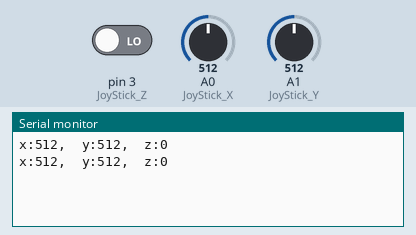
A sketch run on a simulated Arduino Mega 2560, built with avr-gcc and run on an emulated ATmega2560. Shown: the last lines printed to the serial monitor. The inputs (shaded band) are chosen by the test bench; at power-on: A0 (JoyStick_X) = 512, A1 (JoyStick_Y) = 512, pin 3 (JoyStick_Z) LOW.

Above: at 1.8 s.
1.9 s: A0 (JoyStick_X) set to 716
At 2.6 s:
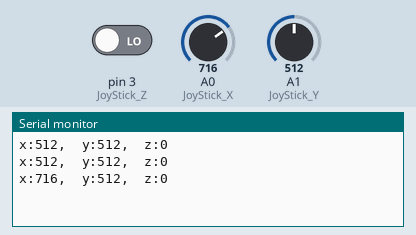
3.4 s: A1 (JoyStick_Y) set to 716
At 4.7 s:
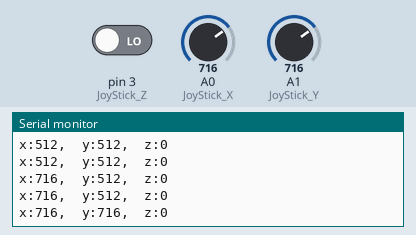
4.9 s: pin 3 (JoyStick_Z) driven HIGH
At 5.8 s:
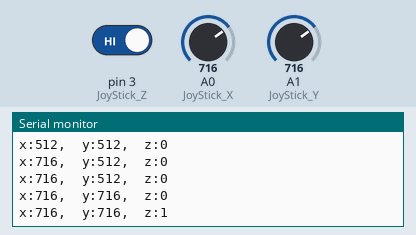
6.4 s: A0 (JoyStick_X) set to 900
At 7.7 s:
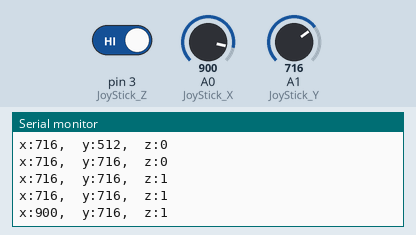
7.9 s: A1 (JoyStick_Y) set to 900
At 8.5 s:
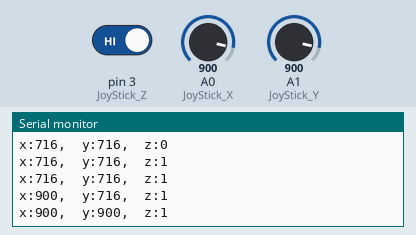
9.4 s: pin 3 (JoyStick_Z) driven LOW
At 10.8 s:
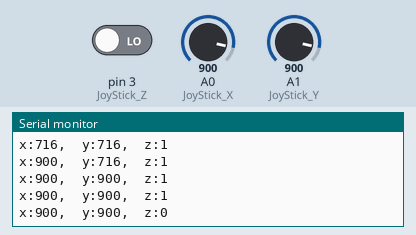
Timing chart, 0 to 11.9 s (numbered marks = the images above; inputs shaded):
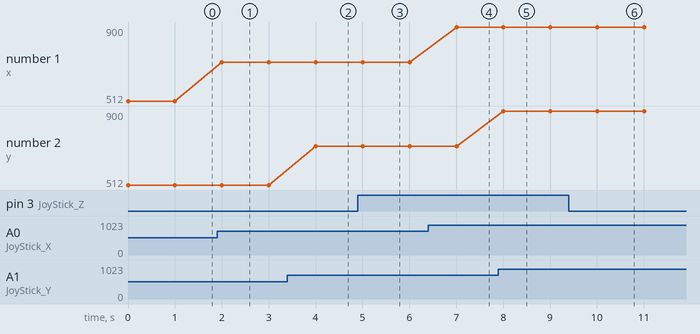

The sketch:

XYZ_JoyStick.ino
```cpp
/****************************************************************************************************************/
/*                                   XYZ_JoyStick 测试程序                                                      */
/*              +5  ：连接Arduino MEGA 2560   +5V电源IO接口                                                     */
/*		GND ：连接Arduino MEGA 2560   GND接地IO接口                                                     */
/*              VRX ：按程序设计连接到Arduino MEGA 2560 模拟IO接口（A0~A15）                                    */
/*		VRY ：按程序设计连接到Arduino MEGA 2560 模拟IO接口（A0~A15）                                    */
/*              SW  ：按程序设计连接到Arduino MEGA 2560 数字IO接口（D0~D53）                                    */
/*                                                                                                              */
/*                                                                                                              */
/****************************************************************************************************************/


/****************************************************************************************************************/
//传感器端口设置
int JoyStick_X = 0;			 //设置端口名JoyStick_X和对应的端口标号”0”
int JoyStick_Y = 1;			 //设置端口名JoyStick_Y和对应的端口标号”1”
int JoyStick_Z = 3; 			 //设置端口名JoyStick_Z和对应的端口标号”3”
/****************************************************************************************************************/


/****************************************************************************************************************/
//初始化变量、管脚模式、调用函数库等
void setup() {
	pinMode(JoyStick_X, INPUT);      //将JoyStick_X端口设置成输入端口（此处输入指传感器输入到Arduino 板子）
	pinMode(JoyStick_Y, INPUT);
	pinMode(JoyStick_Z, INPUT);
	Serial.begin(9600);             //使用Arduino串口监视器，设置传输速率（默认9600即可）
}
/****************************************************************************************************************/


/****************************************************************************************************************/
//连续执行函数loop函数内的功能语句
void loop() {
		int x,y,z;                           //设置变量
                x=analogRead(JoyStick_X);            //读取标号为JoyStick_X的端口模拟信号，并存入变量x 中
		y=analogRead(JoyStick_Y);
	        z=digitalRead(JoyStick_Z);           //读取标号为JoyStick_X的端口模拟信号，并存入变量x 中
                Serial.print("x:");                 //在串口监视器中显示“x:”
		Serial.print(x ,DEC);               //在串口监视器中显示变量x 的值
		Serial.print(",  ");
                Serial.print("y:");
		Serial.print(y ,DEC);
		Serial.print(",  ");
                Serial.print("z:");
		Serial.println(z ,DEC);
		delay(1000);                          // 延时100*1ms
}
```

Measured:
- after the input at 1.9 s, the serial monitor: prints a new line after 0.10 s (image 1)
- after the input at 3.4 s, the serial monitor: prints a new line after 0.60 s (image 2)
- after the input at 4.9 s, the serial monitor: prints a new line after 0.10 s (image 3)
- after the input at 6.4 s, the serial monitor: prints a new line after 0.61 s (image 4)
- after the input at 7.9 s, the serial monitor: prints a new line after 0.11 s (image 5)
- after the input at 9.4 s, the serial monitor: prints a new line after 0.61 s (image 6)
- plotted number 1: 512 → 716 after the input at 1.9 s, 716 → 900 after the input at 6.4 s
